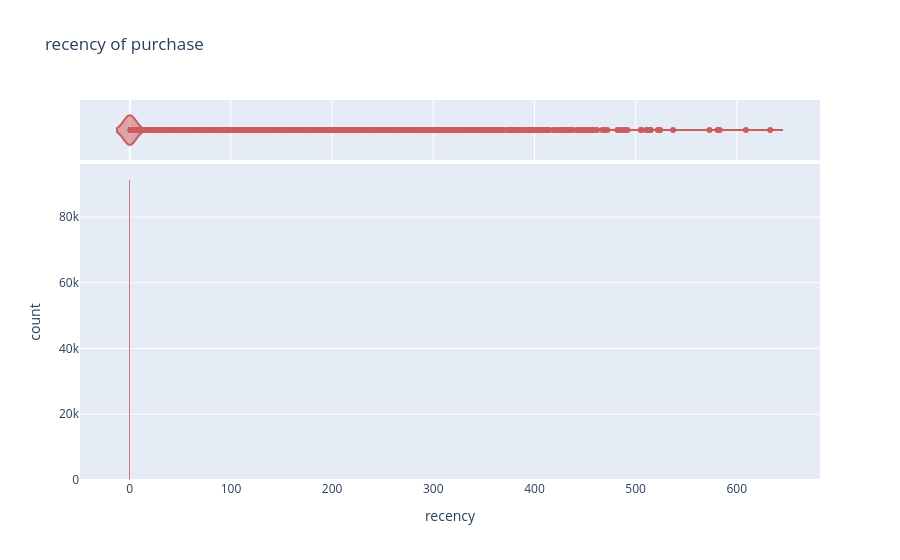

Notebook source saved alongside this figure:
### Markdown cell above
__Recency of purchases__

### Code cell
fig2=px.histogram(data_frame=rfm,
                 x="recency",
                 title='recency of purchase',
                 labels={'recency':'recency'},
                 opacity=0.8,
                 marginal='violin',
                 color_discrete_sequence=['indianred'])
py.iplot(fig2)

### Figure 1 — Plotly figure (JSON) as saved in the notebook; plotly's stock layout.template omitted (floating-point values rounded to 4 significant figures; data arrays with more than 128 entries replaced by an {"elided": "..."} marker saying what was removed)
{"data": [{"bingroup": "x", "hovertemplate": "recency=%{x}<br>count=%{y}<extra></extra>", "legendgroup": "", "marker": {"color": "indianred", "opacity": 0.8, "pattern": {"shape": ""}}, "name": "", "orientation": "v", "showlegend": false, "type": "histogram", "x": {"elided": "93341 float values"}, "xaxis": "x", "yaxis": "y"}, {"hovertemplate": "recency=%{x}<extra></extra>", "legendgroup": "", "marker": {"color": "indianred"}, "name": "", "scalegroup": "x", "showlegend": false, "type": "violin", "x": {"elided": "93341 float values"}, "xaxis": "x2", "yaxis": "y2"}], "layout": {"barmode": "relative", "legend": {"tracegroupgap": 0}, "title": {"text": "recency of purchase"}, "xaxis": {"anchor": "y", "domain": [0, 1], "title": {"text": "recency"}}, "xaxis2": {"anchor": "y2", "domain": [0, 1], "matches": "x", "showgrid": true, "showticklabels": false}, "yaxis": {"anchor": "x", "domain": [0, 0.8316], "title": {"text": "count"}}, "yaxis2": {"anchor": "x2", "domain": [0.8416, 1], "matches": "y2", "showgrid": false, "showline": false, "showticklabels": false, "ticks": ""}}}
